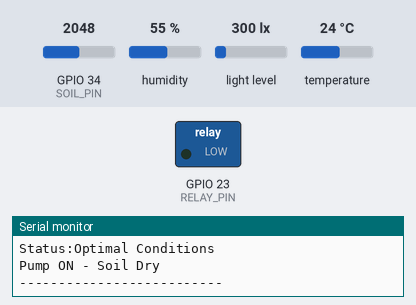
Bench run of a program on a simulated ESP32. On the bench: switched loads named in the program (green lamp = pin HIGH), the last lines printed to the serial monitor. The inputs (shaded band) are chosen by the test bench; at power-on: GPIO 34 (SOIL_PIN) = 2048, humidity 55 %, light level 300 lx, temperature 24 °C. WiFi joins after 1.5 s; servers stay silent unless stated.

Above: at 18.2 s.
18.3 s: GPIO 34 (SOIL_PIN) set to 1974
At 21.4 s:
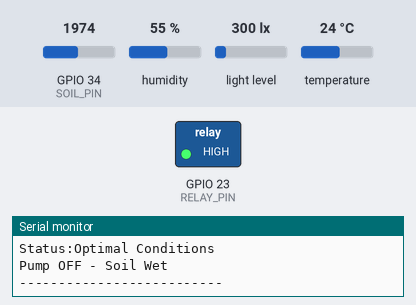
26.3 s: GPIO 34 (SOIL_PIN) set to 2040
At 29.9 s:
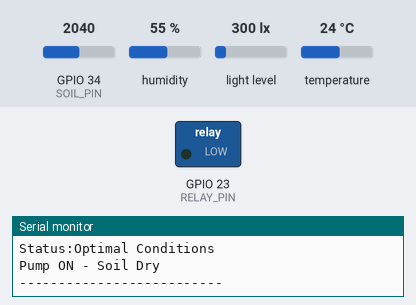
30.3 s: GPIO 34 (SOIL_PIN) set to 1960
At 34.1 s:
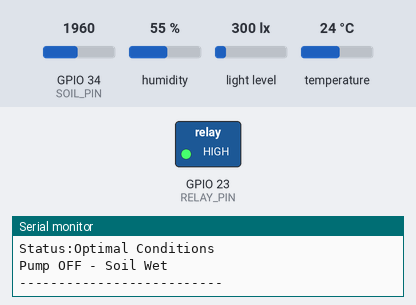
Timing chart, 0 to 35.3 s (numbered marks = the images above; inputs shaded):
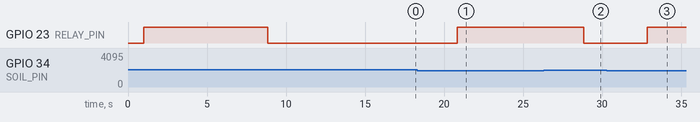

The program:

main.cpp
```cpp
#define BLYNK_PRINT Serial
#define BLYNK_TEMPLATE_ID "TMPL3zJqEPaQn"
#define BLYNK_TEMPLATE_NAME "Smart Crop Stress Detection System"
#include <WiFi.h>
#include <BlynkSimpleEsp32.h>
#include <DHT.h>
#include <Wire.h>
#include <BH1750.h>

// -------- Blynk Credentials --------
char auth[] = "bjHp52Nzeu7cZF__YwZCiupTKG7_9cdG";
char ssid[] = "G16 ES";
char pass[] = "nointernet";

// -------- Pin Definitions --------
#define DHTPIN 4
#define DHTTYPE DHT11
#define SOIL_PIN 34
#define RELAY_PIN 23

DHT dht(DHTPIN, DHTTYPE);
BH1750 lightMeter;

BlynkTimer timer;

// -------- Threshold --------
int soilThreshold = 2000;

// -------- Stress Calculation --------
float calculateStress(int soil, float temp, float light) {
  float soilStress = map(soil, 1500, 3500, 0, 40);
  float tempStress = map(temp, 20, 40, 0, 30);
  float lightStress = map(light, 0, 1000, 0, 30);

  float stressIndex = soilStress + tempStress + lightStress;

  if (stressIndex > 100) stressIndex = 100;
  if (stressIndex < 0) stressIndex = 0;

  return stressIndex;
}

// -------- Sensor Function --------
void readSensors() {
  Serial.println("------ Sensor Data ------");

  int soilValue = analogRead(SOIL_PIN);
  float temperature = dht.readTemperature();
  float humidity = dht.readHumidity();
  delay(2000);
  float lux = 0;
  if (lightMeter.measurementReady()) {
    lux = lightMeter.readLightLevel();
  } else {
    Serial.println("BH1750 not ready");
  }

  float stressIndex = calculateStress(soilValue, temperature, lux);
  // -------- STATUS MESSAGE --------
  String statusMsg;

  if (stressIndex < 30) {
    statusMsg = "Optimal Conditions";
  }
  else if (stressIndex < 60) {
    statusMsg = "Moderate Stress";
  }
  else {
    statusMsg = "High Stress";
  }

  // Print values
  Serial.print("Soil Moisture: "); Serial.println(soilValue);
  Serial.print("Temperature: "); Serial.println(temperature);
  Serial.print("Humidity: "); Serial.println(humidity);
  Serial.print("Light: "); Serial.println(lux);
  Serial.print("Crop Stress Index: "); Serial.println(stressIndex);
  Serial.print("Status:");Serial.println(statusMsg);
  // Pump control
  if (soilValue > soilThreshold) {
    digitalWrite(RELAY_PIN, LOW);  // ON
    Serial.println("Pump ON - Soil Dry");
  } else {
    digitalWrite(RELAY_PIN, HIGH); // OFF
    Serial.println("Pump OFF - Soil Wet");
  }

  // Send to Blynk
  Blynk.virtualWrite(V0, soilValue);
  Blynk.virtualWrite(V1, temperature);
  Blynk.virtualWrite(V2, humidity);
  Blynk.virtualWrite(V3, lux);
  Blynk.virtualWrite(V4, stressIndex);
  Blynk.virtualWrite(V5, statusMsg);
  Serial.println("--------------------------\n");
}

// -------- Setup --------
void setup() {
  Serial.begin(115200);
  delay(1000);

  Serial.println("System Started");

  pinMode(RELAY_PIN, OUTPUT);
  digitalWrite(RELAY_PIN, HIGH); // Pump OFF initially

  dht.begin();

  Wire.begin(21, 22); // SDA, SCL
  lightMeter.begin();

  Blynk.begin("bjHp52Nzeu7cZF__YwZCiupTKG7_9cdG", "G16 ES", "nointernet");

  timer.setInterval(4000L, readSensors);
}

// -------- Loop --------
void loop() {
  Blynk.run();
  timer.run();
}
```

Measured:
- the behaviour switches between 2001 and 2000 on GPIO 34 (SOIL_PIN) (found by bisection; images 0 and 1)
- after the input at 18.3 s, GPIO 23 (RELAY_PIN): LOW → HIGH after 2.5 s
- after the input at 26.3 s, GPIO 23 (RELAY_PIN): HIGH → LOW after 2.5 s
- after the input at 30.3 s, GPIO 23 (RELAY_PIN): LOW → HIGH after 2.5 s
